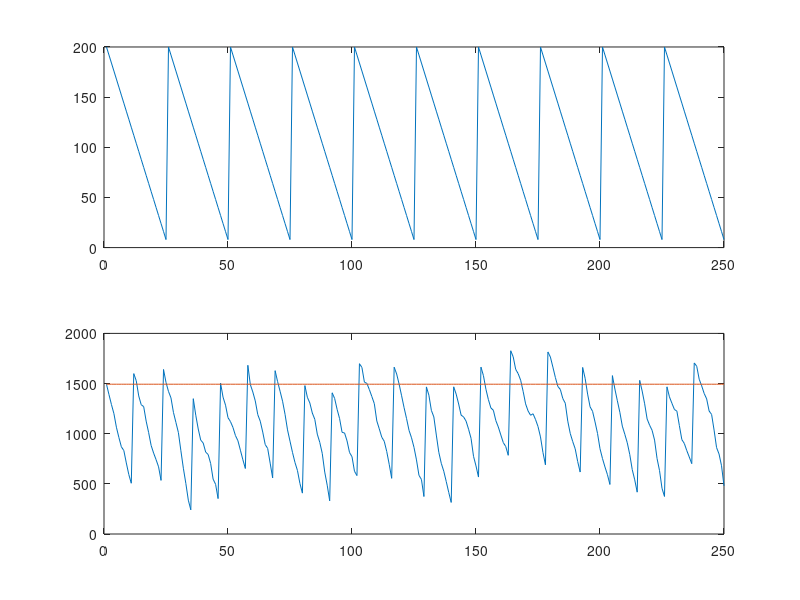

MATLAB code to generate this figure:
clc;
clear;

domanda_annua = 2000;
giorni_anno = 250;
lotto = 200;
n = 1;                              % Numero di lotti ordinati.
domanda_giornaliera = 2000 / 250;
tempo_consegna = 10;

scorta_iniziale = n * lotto;
durata_ciclo_approvvigionamento = scorta_iniziale / domanda_giornaliera;
tempo_di_riordino = durata_ciclo_approvvigionamento - tempo_consegna;

% Prima parte:
scorta = zeros(1, giorni_anno);
scorta(1, 1) = scorta_iniziale;
for i = 2:giorni_anno

    scorta(1, i) = scorta(1, i - 1) - domanda_giornaliera;
    
    if mod(i - 1, durata_ciclo_approvvigionamento) == 0    
        scorta(1, i) = scorta(1, i) + n * lotto;
    end

end

subplot(2, 1, 1)
plot(1:giorni_anno, scorta);

disp("Parte 1");
disp("Primo punto d'ordine");
scorta(1, tempo_di_riordino + 1)

% Seconda parte:
n = 6;
media_domanda = 100;
deviazione_standard_domanda = 40;
z = 3.9;  % Corrisponde al 99.99% di livello di servizio.

% Formula per domanda distribuita normalmente e tempo di riordino costante:
punto_ordine = media_domanda * tempo_consegna + z * deviazione_standard_domanda * sqrt(tempo_consegna); 

scorta_iniziale = punto_ordine;
scorta = zeros(1, giorni_anno);
scorta(1, 1) = scorta_iniziale;

rng(20.61051, 'twister');
domanda_casuale_norm = randn(giorni_anno, 1);
domanda_giornaliera = zeros(1, giorni_anno);
tempo_di_ordine = 0;
ordered = 0;
for i = 1:giorni_anno
    domanda_giornaliera(1, i) = deviazione_standard_domanda * domanda_casuale_norm(i, 1) + media_domanda;  
end

for i = 1:giorni_anno
    
    if i ~= 1
        scorta(1, i) = scorta(1, i - 1) - domanda_giornaliera(1, i);
    end
    
    if scorta(1, i) < punto_ordine && ordered == 0   
        tempo_di_ordine = i + tempo_consegna;
        ordered = 1;
    end
    
    if i == tempo_di_ordine
        scorta(1, i) = scorta(1, i) + n * lotto;
        ordered = 0;
    end

end

subplot(2, 1, 2)
plot(1:giorni_anno, scorta, 1:giorni_anno, punto_ordine*ones(1,giorni_anno));

disp("Parte 2");
disp("Punto d'ordine");
punto_ordine